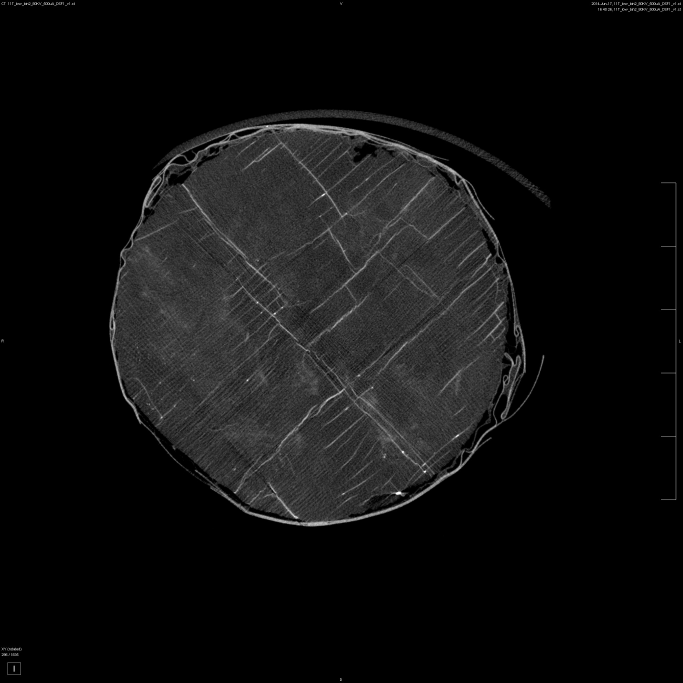
%> input picture breakpoint_method/external_librairies/solid_reconstruction/11Tpre (296).jpg, 2048 x 2048 px (shown at 1/3 size)
$ octave cut_blocks_out_of_cylinder.m   (GNU Octave 9; MATLAB toolbox functions it lacks are replaced by stand-ins)
%> lines starting %> are read from the running program, lines starting %| are printed output that depends on the picture; in (x1, y1, x2, y2) boxes, pixels count from 0 and x2, y2 are one past the last pixel; in counts of white or black regions, pixels touching at a corner belong together; the program's own positions count from 1
%Align pre- and post for 2D case
clearvars;
close all;
  A= imread('11Tpre (296).jpg');
%> A is the input picture: size 2048x2048x3 uint8; min 0, max 255, mean 16.1
  A = rgb2gray (A);
%> A: size 2048x2048 uint8
         Ascan = A;
        subplot(2,3,1);
        Ascan = imcrop (Ascan,[345 390 1179 1179]); %cropping image to a 1180 x 1180
        Ascan=imcrop(Ascan,[190 190 799 799]);
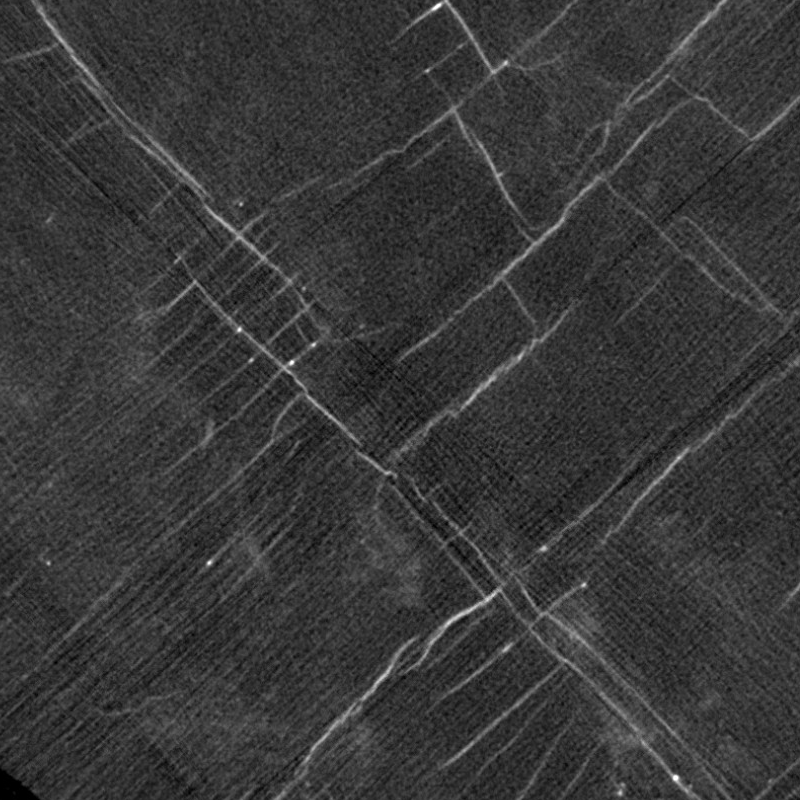
%> Ascan: size 800x800 uint8; min 0, max 255, mean 56
        imshow (Ascan);
        title('Pre scan');

  %[rowa cola]=find(A==255);
  A = im2bw(A, 0.4);
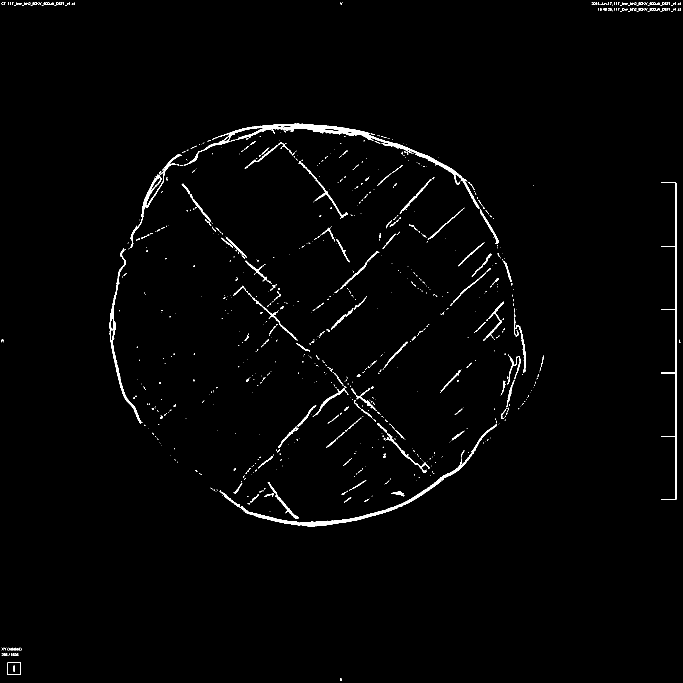
%> A: size 2048x2048 logical (shown at 1/3 size); 1.2% white; 1001 white regions (833 under 20 px), largest, box (x1, y1, x2, y2) and area: (552, 371, 1438, 626) 10127, (722, 1272, 1490, 1579) 6793, (329, 745, 427, 1271) 3058
  Abw=A;
  A = imcrop (A,[345 390 1179 1179]); %cropping image to a 1180 x 1180
%> A: size 1180x1180 logical; 2.8% white; 817 white regions (661 under 20 px), largest, box (x1, y1, x2, y2) and area: (587, 0, 1094, 237) 5081, (557, 883, 1146, 1180) 4527, (47, 73, 201, 355) 2288
  %dilate
  seA = strel('disk',3);
  A = imdilate(A,seA);
%> A: size 1180x1180 logical; 7.1% white; 363 white regions (1 under 20 px), largest, box (x1, y1, x2, y2) and area: (313, 864, 1149, 1180) 10529, (585, 0, 1155, 360) 10304, (40, 0, 459, 361) 8713

  B= imread('11Tpost (272).jpg');
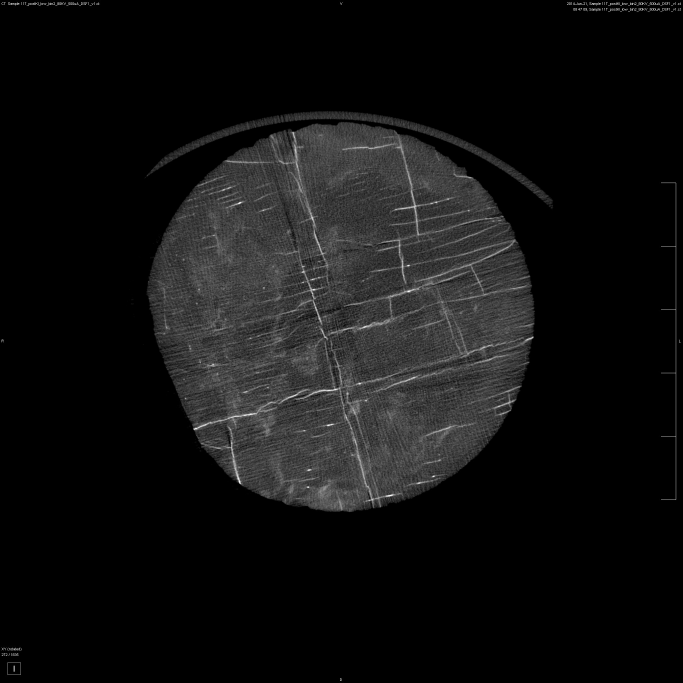
%> input picture breakpoint_method/external_librairies/solid_reconstruction/11Tpost (272).jpg, 2048 x 2048 px (shown at 1/3 size)
%> B is the input picture: size 2048x2048x3 uint8; min 0, max 255, mean 17.1
  B = rgb2gray(B);
%> B: size 2048x2048 uint8


            Bscan = B;
            Bscan = imrotate (B, 27.2,'bilinear', 'crop');
            subplot(2,3,4);
            Bscan = imcrop (Bscan,[435 370 1179 1179]); %cropping image to a 1180 x 1180
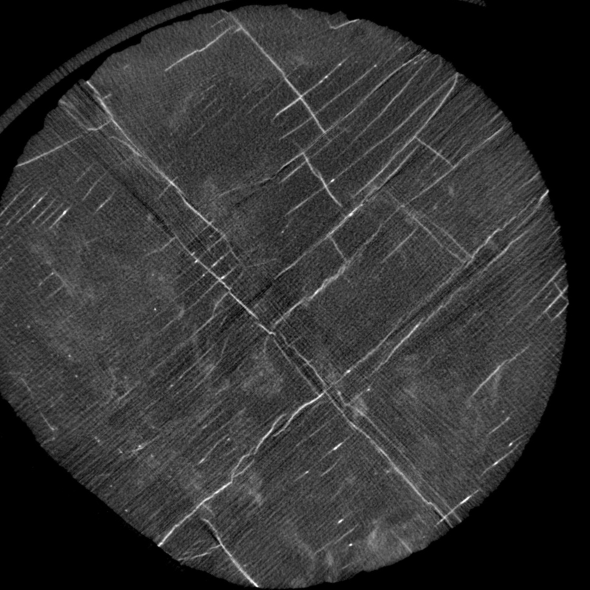
%> Bscan: size 1180x1180 uint8 (shown at 1/2 size); min 0, max 255, mean 50
            Bscan=imcrop(Bscan,[190 190 799 799]);
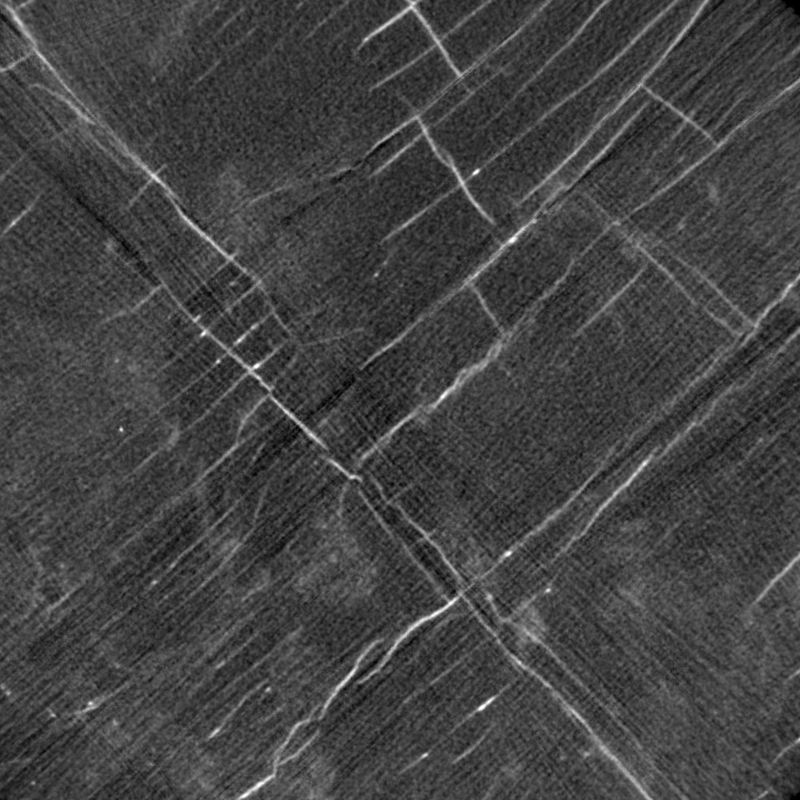
%> Bscan: size 800x800 uint8; min 0, max 255, mean 66.6
            imshow (Bscan);
            title('Post scan');


  %[rowb colb]=find(B==255);
  B = im2bw(B, 0.4);
%> B: size 2048x2048 logical; 1.3% white; 2086 white regions (1820 under 20 px), largest, box (x1, y1, x2, y2) and area: (1028, 1221, 1188, 1521) 2474, (1176, 413, 1361, 708) 2409, (1983, 548, 2029, 1500) 2254
  B = imcrop (B,[435 370 1179 1179]); %cropping image to a 1180 x 1180
%> B: size 1180x1180 logical; 3.5% white; 1898 white regions (1646 under 20 px), largest, box (x1, y1, x2, y2) and area: (594, 852, 754, 1152) 2474, (742, 44, 927, 339) 2409, (146, 829, 410, 921) 2010
   %dilate
  seB = strel('disk',2);
  B = imdilate(B,seB);
%> B: size 1180x1180 logical; 8.8% white; 935 white regions (364 under 20 px), largest, box (x1, y1, x2, y2) and area: (450, 686, 775, 1155) 12818, (544, 348, 1115, 640) 10417, (399, 25, 565, 443) 7041
  B = imrotate (B, 27.2,'bilinear', 'crop');
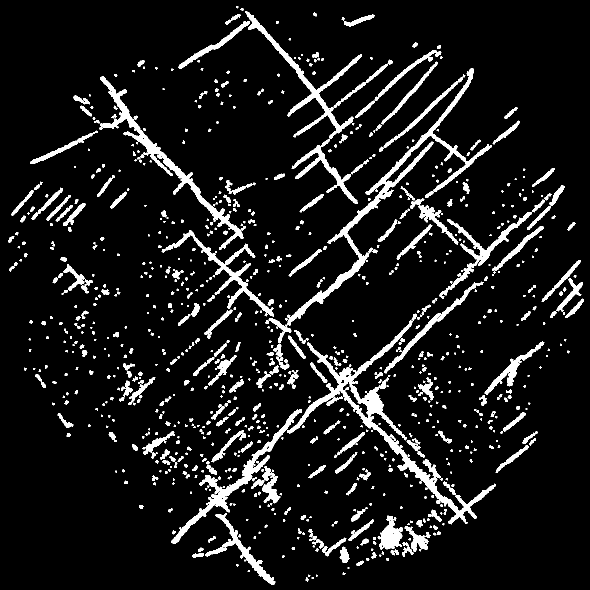
%> B: size 1180x1180 logical (shown at 1/2 size); 8.8% white; 936 white regions (363 under 20 px), largest, box (x1, y1, x2, y2) and area: (574, 641, 992, 1049) 12850, (571, 136, 984, 653) 10314, (200, 153, 492, 500) 7007

  subplot(2,3,2);
  Acrop=imcrop(A,[190 190 799 799]);
%> Acrop: size 800x800 logical; 5.9% white; 191 white regions (2 under 20 px), largest, box (x1, y1, x2, y2) and area: (157, 277, 363, 447) 3020, (520, 580, 620, 689) 2367, (403, 514, 514, 675) 2120
  imshow (Acrop);
  title('Binary Pre-scan (dilated)');

  subplot(2,3,5);
  Bcrop=imcrop(B,[190 190 799 799]);
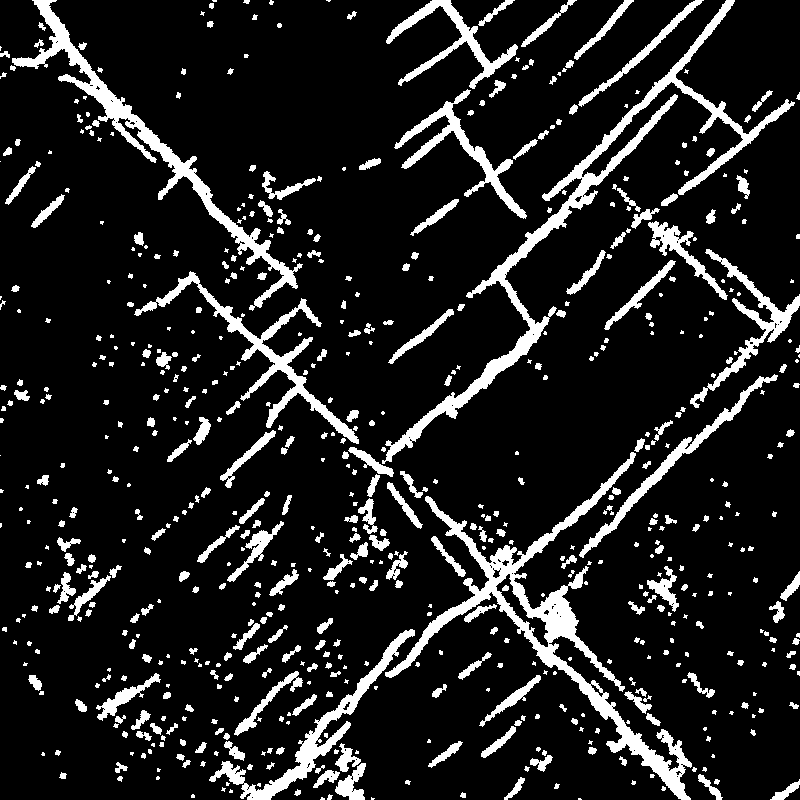
%> Bcrop: size 800x800 logical; 12.6% white; 655 white regions (271 under 20 px), largest, box (x1, y1, x2, y2) and area: (385, 452, 692, 800) 10803, (382, 0, 795, 464) 9835, (12, 0, 303, 311) 6468
  imshow(Bcrop);
  title('Binary Post-scan (dilated)');

%   Bcropfilt=stdfilt(Bcrop)
%   imshow (Bcropfilt)

%   ABdiff=imabsdiff(Acrop,Bcrop)
%   imshow(ABdiff)

%registration
   %registration not possible with dilated pic of type logical
   % > turn into single
   A=im2single(A);
   B=im2single(B);

   % View misaligned images

%     subplot(4,2,5);
%     imshowpair(Acrop,Bcrop,'Scaling','joint');
%     title('Pre- (green) and Post-scan (pink) before alignment')

    % Get a configuration suitable for registering images from different
    % sensors.
%> (the run ends here)
